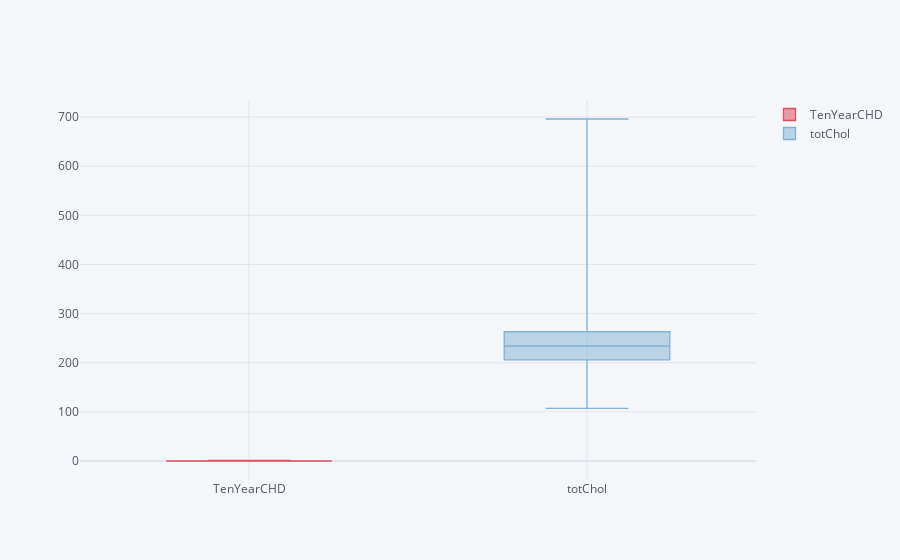

Write notebook code for a chart like this one.
### Code cell
df.iplot(kind='box' ,keys=['TenYearCHD', 'totChol'] , x='TenYearCHD' , y ='totChol')

### Figure 1 — Plotly figure (JSON) as saved in the notebook; plotly's stock layout.template omitted (floating-point values rounded to 4 significant figures; data arrays with more than 128 entries replaced by an {"elided": "..."} marker saying what was removed)
{"data": [{"boxpoints": false, "line": {"width": 1.3}, "marker": {"color": "rgba(219, 64, 82, 0.8999999999999999)"}, "name": "TenYearCHD", "orientation": "v", "type": "box", "y": {"elided": "4240 int values"}}, {"boxpoints": false, "line": {"width": 1.3}, "marker": {"color": "rgba(128, 177, 211, 1.0)"}, "name": "totChol", "orientation": "v", "type": "box", "y": {"elided": "4240 int values"}}], "layout": {"legend": {"bgcolor": "#F5F6F9", "font": {"color": "#4D5663"}}, "paper_bgcolor": "#F5F6F9", "plot_bgcolor": "#F5F6F9", "title": {"font": {"color": "#4D5663"}}, "xaxis": {"gridcolor": "#E1E5ED", "showgrid": true, "tickfont": {"color": "#4D5663"}, "title": {"font": {"color": "#4D5663"}, "text": ""}, "zerolinecolor": "#E1E5ED"}, "yaxis": {"gridcolor": "#E1E5ED", "showgrid": true, "tickfont": {"color": "#4D5663"}, "title": {"font": {"color": "#4D5663"}, "text": ""}, "zerolinecolor": "#E1E5ED"}}}
